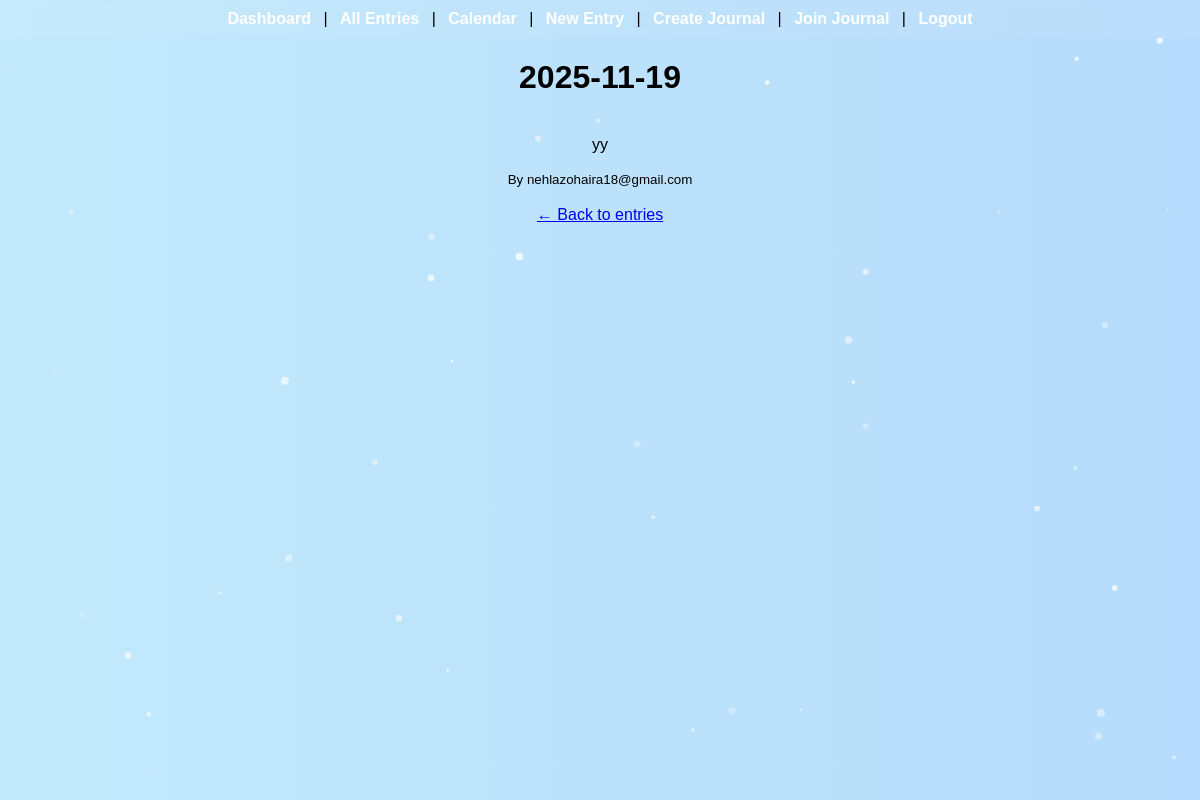
Page /entry/3 (signed in) on the committed database.
### tables this page shows
CREATE TABLE entries (
        id INTEGER PRIMARY KEY AUTOINCREMENT,
        owner_id INTEGER NOT NULL,
        journal_id INTEGER, -- NULL for personal
        entry_date TEXT NOT NULL,
        content TEXT NOT NULL,
        is_public INTEGER DEFAULT 0,
        FOREIGN KEY(owner_id) REFERENCES users(id),
        FOREIGN KEY(journal_id) REFERENCES journals(id)
    );

CREATE TABLE users (
        id INTEGER PRIMARY KEY AUTOINCREMENT,
        email TEXT UNIQUE NOT NULL,
        password_hash TEXT NOT NULL,
        name TEXT
    );

### app.py (the view, shortened to what this page needs)
@app.route("/entry/<int:entry_id>")
@login_required
def entry_detail(entry_id):
    db = get_db()
    user = current_user()
    entry = db.execute("""
        SELECT e.*, u.email as owner_email, j.name as journal_name
        FROM entries e
        JOIN users u ON u.id = e.owner_id
        LEFT JOIN journals j ON j.id = e.journal_id
        WHERE e.id = ?
    """, (entry_id,)).fetchone()
    if not entry:
        flash("Entry not found.", "danger")
        return redirect(url_for("entries_page"))
    return render_template("entry_detail.html", entry=entry)

### app.py (called while the page is built)
def get_db():
    if "db" not in g:
        g.db = sqlite3.connect(DB)
        g.db.row_factory = sqlite3.Row
    return g.db

def current_user():
    if getattr(g, "current_user", None) is not None:
        return g.current_user
    user_id = session.get("user_id")
    if not user_id:
        g.current_user = None
        return None
    db = get_db()
    user = db.execute("SELECT * FROM users WHERE id = ?", (user_id,)).fetchone()
    g.current_user = user  # maybe None
    return user

def login_required(f):
    @wraps(f)
    def wrapper(*args, **kwargs):
        user = current_user()
        if user is None:
            flash("Please log in first.", "warning")
            return redirect(url_for("login"))
        g.user = user
        return f(*args, **kwargs)
    return wrapper

### templates/entry_detail.html (shortened to what this page needs)
{% extends "base.html" %}
{% block content %}
  <div class="entry-detail">
    <h1>{{ entry['entry_date'] }} {% if entry['journal_name'] %} - {{ entry['journal_name'] }}{% endif %}</h1>
    <p style="white-space: pre-line; margin-top: 20px;">
      {{ entry['content'] }}
    </p>
    <small>By {{ entry['owner_email'] }}</small>
    <br><br>
    <a href="{{ url_for('entries_page') }}">← Back to entries</a>
  </div>
{% endblock %}

### static/style.css (style rules this page uses)
body { margin: 0; font-family: Arial, sans-serif; text-align: center; background: linear-gradient(270deg, #ffecd2, #fcb69f, #a1c4fd, #c2e9fb); background-size: 800% 800%; animation: gradientBG 20s ease infinite; min-height: 100vh; }

### rows in the picture
entries: entry_date "2025-11-19", content "yy"
users: owner_email "nehlazohaira18@gmail.com"
